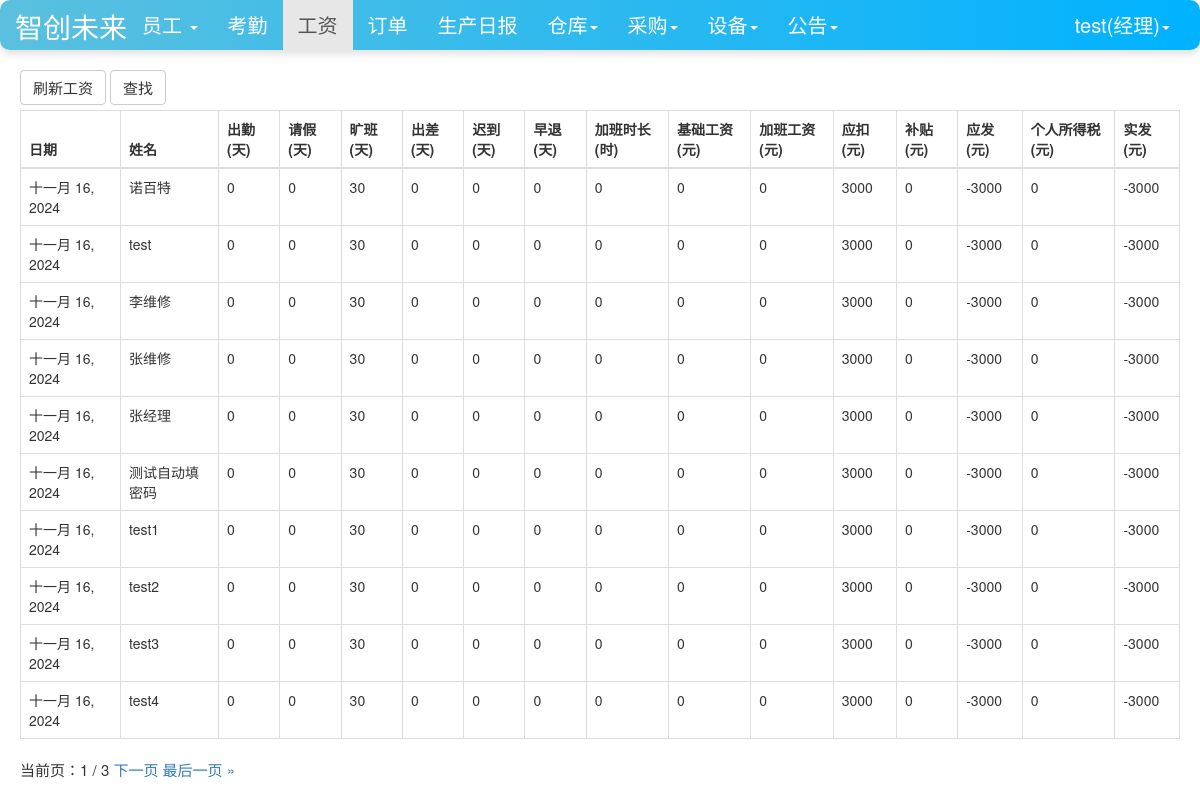
Page /user/salary_lists/ (signed in) on the committed database.
### user/models.py (models this page shows, shortened)
class Profile(models.Model):
    user = models.OneToOneField(User, on_delete=models.CASCADE)
    staff_gender = models.CharField(max_length=10, choices=(('male', '男'), ('female', '女')), default='male',
                                    verbose_name='性别')
    staff_age = models.PositiveIntegerField(verbose_name="年龄")
    staff_home = models.CharField(max_length=100, verbose_name="籍贯")
    staff_nationality = models.CharField(max_length=20, verbose_name="民族")  # 民族
    staff_tel = models.BigIntegerField(verbose_name="电话")
    start_time = models.DateField(auto_now_add=True, verbose_name="入职时间")  # 入职时间
    id_card = models.CharField(max_length=20,verbose_name="身份证")  # 身份证号
    staff_type = models.CharField(max_length=100,verbose_name="职位", null=True)  # 职位
    salary_pre_hour = models.IntegerField(verbose_name="时薪")  # 时薪
    avatar = models.ImageField(verbose_name="头像", upload_to='avatars/', null=True)  # 头像字段
    class Meta:
        ordering = ['-start_time']

class Salary(models.Model):#工资
    current_time = models.DateField(auto_now_add=True, verbose_name="时间")
    staff_name = models.ForeignKey(User, on_delete=models.CASCADE, verbose_name="姓名")
    attend_days = models.IntegerField(verbose_name="出勤", default=0)
    leave_days = models.IntegerField(verbose_name="请假", default=0)
    absent_days = models.IntegerField(verbose_name="旷班", default=0)
    business_days = models.IntegerField(verbose_name="出差", default=0)
    zaotui_days = models.IntegerField(verbose_name="早退", default=0)
    late_days = models.IntegerField(verbose_name="迟到", default=0)
    overtime = models.IntegerField(verbose_name="加班时长", default=0)
    base_salary = models.IntegerField(verbose_name="基础工资", default=0)
    overtime_salary = models.IntegerField(verbose_name="加班工资", default=0)
    kouchu = models.IntegerField(verbose_name="应扣", default=0)
    allowance = models.IntegerField(verbose_name="补贴", default=0)
    should_pay = models.IntegerField(verbose_name="应发", default=0)
    tax= models.IntegerField(verbose_name="个人所得税", default=0)
    actual_pay = models.IntegerField(verbose_name="实发", default=0)
    class Meta:
        ordering = ['-current_time']

### user/views.py (the view)
# urls.py: path('salary_lists/', views.salary_lists, name='salary_lists'),
def salary_lists(request):
    salary_lists = Salary.objects.all()
    paginator = Paginator(salary_lists, 10)
    page_number = request.GET.get('page')
    if page_number == None:
        page_number = 1
    page_number = int(page_number)
    total_pages = paginator.num_pages;
    page_info = {}
    page_info["number"] = page_number
    page_info['paginator'] = {}
    page_info['paginator']['num_pages'] = total_pages
    if total_pages > page_number:
        page_info['has_next'] = True
        page_info['next_page_number'] = page_number + 1
    if page_number > 1:
        page_info['has_previous'] = True
        page_info['previous_page_number'] = page_number - 1
    context = {}
    salary_list = paginator.get_page(page_number)
    context['salary_lists'] = salary_list
    context['page_obj'] = page_info
    return render(request, 'salary_lists.html', context)

### user/models.py (called while the page is built)
def get_staff_type(self):
    if Profile.objects.filter(user=self).exists():
        profile = Profile.objects.get(user=self)
        return profile.staff_type
    else:
        return ''

### user/templates/salary_lists.html (shortened to what this page needs)
{% extends 'base.html' %}
{% if user.is_authenticated %}
                    {% if user_get_staff_type == '经理' %}
                        {% block nav_salary_active %}active{% endblock %}
                    {% else %}
                        {% block nav_salary1_active %}active{% endblock %}
                    {% endif %}
{% endif %}
{% block content %}
    <div class="container">
<div class="row">
    <div class="col-lg-12">
        {% if user.is_authenticated %}
         <div class="row col-lg-12 my-spacing5">
            <a class="btn btn-default" href="{% url 'caculate_salary' %}">刷新工资</a>
            <a class="btn btn-default" href="{% url 'salary_select' %}">查找</a>
        </div>
        <table class="table table-bordered table-hover my-spacing2">
            <thead>
                <tr>
                    <th scope="col">日期</th>
                    <th scope="col">姓名</th>
                    <th scope="col">出勤(天)</th>
                    <th scope="col">请假(天)</th>
                    <th scope="col">旷班(天)</th>
                    <th scope="col">出差(天)</th>
                    <th scope="col">迟到(天)</th>
                    <th scope="col">早退(天)</th>
                    <th scope="col">加班时长(时)</th>
                    <th scope="col">基础工资(元)</th>
                    <th scope="col">加班工资(元)</th>
                    <th scope="col">应扣(元)</th>
                    <th scope="col">补贴(元)</th>
                    <th scope="col">应发(元)</th>
                    <th scope="col">个人所得税(元)</th>
                    <th scope="col">实发(元)</th>
                </tr>
            </thead>
            <tbody>
                {%for salary_list in salary_lists%}
                <tr>
                    <td>{{salary_list.current_time}}</td>
                    <td>{{salary_list.staff_name}}</td>
                    <td>{{salary_list.attend_days}}</td>
                    <td>{{salary_list.leave_days}}</td>
                    <td>{{salary_list.absent_days}}</td>
                    <td>{{salary_list.business_days}}</td>
                    <td>{{salary_list.late_days}}</td>
                    <td>{{salary_list.zaotui_days}}</td>
                    <td>{{salary_list.overtime}}</td>
                    <td>{{salary_list.base_salary}}</td>
                    <td>{{salary_list.overtime_salary}}</td>
                    <td>{{salary_list.kouchu}}</td>
                    <td>{{salary_list.allowance}}</td>
                    <td>{{salary_list.should_pay}}</td>
                    <td>{{salary_list.tax}}</td>
                    <td>{{salary_list.actual_pay}}</td>
                </tr>
                {% endfor %}
            </tbody>
        </table>
        {% else %}
        <span>未登录，跳转到首页...</span>
        <script type="text/javascript">
            window.location.href = '/';
        </script>
        {% endif %}
    </div>
</div>
<div class="row">
    <div class="col-lg-12">
        <div class="pagination">
            <span class="step-links">
                <span class="current">
                    当前页：{{ page_obj.number }} / {{ page_obj.paginator.num_pages }}
                </span>
                {% if page_obj.has_next %}
                <a href="?page={{ page_obj.next_page_number }}">下一页</a>
                <a href="?page={{ page_obj.paginator.num_pages }}">最后一页 &raquo;</a>
                {% endif %}
            </span>
        </div>
    </div>
</div>
    </div>
{% endblock %}

### templates/base.html (shortened to what this page needs)
{% load staticfiles %}
<!doctype html>
<html lang="en">
<head>
    <link rel="stylesheet" href="{% static 'base.css' %}">
     <link rel="stylesheet" href="{% static 'home.css' %}">
    <link rel="stylesheet" href="{% static 'bootstrap-3.3.7/css/bootstrap.min.css' %}">
</head>
<body>
    <nav class="navbar navbar-default navbar-fixed-top">
      <div class="container-fluid">
        <div class="navbar-header"  >
          <a class="navbar-brand-container d-flex justify-content-center"  color=white" href="{% url 'home' %}">智创未来</a>
        </div>
          {% if  user.is_authenticated %}
        <div class="collapse navbar-collapse" id="bs-example-navbar-collapse-1">
          <ul class="nav navbar-nav">
              {% if user.get_staff_type == '经理' %}
              <li class="{% block nav_staff_active %}{% endblock %}">
                  <li class="dropdown">
                      <a href="#" class="dropdown-toggle" data-toggle="dropdown" role="button" aria-haspopup="true" aria-expanded="false">
                          员工
                          <b class="caret"></b>
                      </a>
                    </li>
                  </li>
              <li class="{% block nav_attendence_active %}{% endblock %}"><a href="{% url 'attendence_lists'%}">考勤</a></li>
              <li class="{% block nav_salary_active %}{% endblock %}"><a href="{% url 'salary_lists'%}">工资</a></li>
              <li class="{% block nav_order_active %}{% endblock %}"><a href="{% url 'order_list' %}">订单</a></li>
              <li class="{% block nav_producediary_active %}{% endblock %}"><a href="{% url 'product_diary' %}">生产日报</a></li>
              <li class="{% block nav_warehousediary_active %}{% endblock %}">
              <li class="dropdown">
                <a href="#" class="dropdown-toggle" data-toggle="dropdown" role="button" aria-haspopup="true" aria-expanded="false">仓库<span class="caret"></span></a>
              </li>
                  </li>
                  <li class="{% block nav_purchase_active %}{% endblock %}">
                    <li class="dropdown">
                      <a href="#" class="dropdown-toggle" data-toggle="dropdown" role="button" aria-haspopup="true" aria-expanded="false">采购<span class="caret"></span></a>
                    </li>
                  </li>
                  <li class="{% block nav_facility_active %}{% endblock %}">
                    <li class="dropdown">
                      <a href="#" class="dropdown-toggle" data-toggle="dropdown" role="button" aria-haspopup="true" aria-expanded="false">设备<span class="caret"></span></a>
                    </li>
                  </li>
              <li class="{% block nav_notice_active %}{% endblock %}">
                    <li class="dropdown">
                      <a href="#" class="dropdown-toggle" data-toggle="dropdown" role="button" aria-haspopup="true" aria-expanded="false">公告<span class="caret"></span></a>
                    </li>
                  </li>
              {%endif%}
          </ul>
        <ul class="nav navbar-nav navbar-right">
            <li class="dropdown">
              <a href="#" class="dropdown-toggle" data-toggle="dropdown" role="button" aria-haspopup="true" aria-expanded="false">
                  {{user.username}}({{user.get_staff_type}})<span class="caret"></span></a>
            </li>
        </ul>
    </div>
          {% else %}
           <ul class="nav navbar-nav navbar-right">
                <li><a href="{% url 'login' %}?from={{ request.get_full_path }}">登录</a></li>
           </ul>
          {% endif %}
      </div>
    </nav>
    {% block content%} {% endblock %}
</body>
</html>

### static/home.css (style rules this page uses)
* { margin: 0; padding: 0; }
body { margin-top: 70px!important; }
ul { list-style-type: none!important; }
ul.navbar-right { margin-right: 0; }
div.navbar-header { font-size: 200%; padding-top: 0.2em; }

### templates/base.html (style rules this page uses)
.navbar-default { background-color: #007bff; color: white; }
.navbar-default .navbar-nav { text-align: center; }
.navbar-default .navbar-nav>li>a { color: white; font-size: 20px; text-align: center; }
.navbar-default { background-color: #007bff; color: white; border-radius: 10px; box-shadow: 0 4px 6px rgba(0, 0, 0, 0.1); }
.navbar-header { text-align: center; }
.navbar-default .navbar-nav>li>a { color: white; }
.navbar-default { background: linear-gradient(to right, #5bc0de, #00b2ff); color: white; }
.navbar-default .navbar-nav>li>a { color: white; text-align: center; }
.collapse { text-align: center; }
.navbar-brand-container { color:white; }
.row { margin-bottom: 1; }
.container { padding-left: 15px; padding-right: 15px; margin-bottom: 5px; --> }
.row > [class^="col-"] { padding-left: 5px; padding-right: 5px; }
.my-spacing5 { margin-bottom: 5px; }
.my-spacing5 > a { font-size:15px; }
.my-spacing2 { margin-bottom: 0px; }
.pagination { font-size: 15px; }

### rows in the picture
Salary: current_time "十一月 16, 2024", staff_name "诺百特", attend_days "0", leave_days "0", absent_days "30", business_days "0", late_days "0", zaotui_days "0", overtime "0", base_salary "0", overtime_salary "0", kouchu "3000", allowance "0", should_pay "-3000", tax "0", actual_pay "-3000"
Salary: current_time "十一月 16, 2024", staff_name "test", attend_days "0", leave_days "0", absent_days "30", business_days "0", late_days "0", zaotui_days "0", overtime "0", base_salary "0", overtime_salary "0", kouchu "3000", allowance "0", should_pay "-3000", tax "0", actual_pay "-3000"
Salary: current_time "十一月 16, 2024", staff_name "李维修", attend_days "0", leave_days "0", absent_days "30", business_days "0", late_days "0", zaotui_days "0", overtime "0", base_salary "0", overtime_salary "0", kouchu "3000", allowance "0", should_pay "-3000", tax "0", actual_pay "-3000"
Salary: current_time "十一月 16, 2024", staff_name "张维修", attend_days "0", leave_days "0", absent_days "30", business_days "0", late_days "0", zaotui_days "0", overtime "0", base_salary "0", overtime_salary "0", kouchu "3000", allowance "0", should_pay "-3000", tax "0", actual_pay "-3000"
Salary: current_time "十一月 16, 2024", staff_name "张经理", attend_days "0", leave_days "0", absent_days "30", business_days "0", late_days "0", zaotui_days "0", overtime "0", base_salary "0", overtime_salary "0", kouchu "3000", allowance "0", should_pay "-3000", tax "0", actual_pay "-3000"
Salary: current_time "十一月 16, 2024", staff_name "测试自动填密码", attend_days "0", leave_days "0", absent_days "30", business_days "0", late_days "0", zaotui_days "0", overtime "0", base_salary "0", overtime_salary "0", kouchu "3000", allowance "0", should_pay "-3000", tax "0", actual_pay "-3000"
Salary: current_time "十一月 16, 2024", staff_name "test1", attend_days "0", leave_days "0", absent_days "30", business_days "0", late_days "0", zaotui_days "0", overtime "0", base_salary "0", overtime_salary "0", kouchu "3000", allowance "0", should_pay "-3000", tax "0", actual_pay "-3000"
Salary: current_time "十一月 16, 2024", staff_name "test2", attend_days "0", leave_days "0", absent_days "30", business_days "0", late_days "0", zaotui_days "0", overtime "0", base_salary "0", overtime_salary "0", kouchu "3000", allowance "0", should_pay "-3000", tax "0", actual_pay "-3000"
Salary: current_time "十一月 16, 2024", staff_name "test3", attend_days "0", leave_days "0", absent_days "30", business_days "0", late_days "0", zaotui_days "0", overtime "0", base_salary "0", overtime_salary "0", kouchu "3000", allowance "0", should_pay "-3000", tax "0", actual_pay "-3000"
Salary: current_time "十一月 16, 2024", staff_name "test4", attend_days "0", leave_days "0", absent_days "30", business_days "0", late_days "0", zaotui_days "0", overtime "0", base_salary "0", overtime_salary "0", kouchu "3000", allowance "0", should_pay "-3000", tax "0", actual_pay "-3000"

### other values in the picture
{{ user.username }} "test"
{{ user.get_staff_type }} "经理"
{{ page_obj.number }} "1"
{{ page_obj.paginator.num_pages }} "3"
